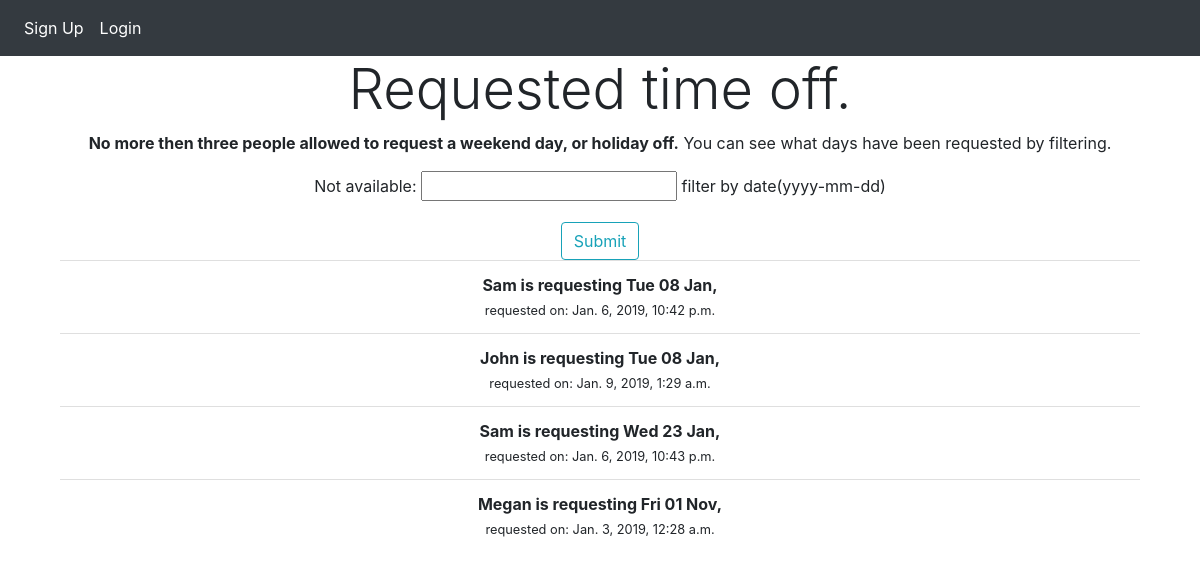
The page /accounts/available_filter/ on the database its author committed.
### accounts/models.py (models this page shows, shortened)
class Avaliablity(models.Model):
    person = models.ForeignKey(User, on_delete=models.CASCADE,default=None, help_text="Make sure you select your name.")
    not_available = models.DateField(help_text="You can only select one date per submit.",default=None) #validators=[validate_even]
    time_stamp = models.DateTimeField(auto_now_add=True,null=False,)

### accounts/views.py (the view)
# urls.py: path('accounts/available_filter/', views.available,name="available_filter"),
def available(request):
    f = AvaliablityFilter(request.GET, queryset=Avaliablity.objects.all().order_by('not_available'))
    return render (request,'accounts/avafilter.html',{'filter':f})

### templates/accounts/avafilter.html (shortened to what this page needs)
{% extends 'items/base.html' %}
{% block content %}
  <div class="container">
    <h1 class="display-4">Requested time off.</h1>
    <p class="text-center"><strong>No more then three people allowed to request a weekend day,
      or holiday off.</strong> You can see what days have been requested by filtering.</p>
    <form action="" method="get">
        {{ filter.form.as_p }}
        <input class='btn btn-outline-info' type="submit" value='Submit' />
    </form>
    <ul class="list-group list-group-flush">
      {% for obj in filter.qs %}
          <li class="list-group-item"><strong>{{ obj.person|capfirst }} is requesting {{obj.not_available|date:"D d M"}},</strong><br><small>requested on: {{obj.time_stamp}}</small></li>
      {% endfor %}
    </ul>
  </div>
{% endblock %}

### rows shown on the page
Avaliablity: person "Sam", not_available "Tue 08 Jan", time_stamp "Jan. 6, 2019, 10:42 p.m."
Avaliablity: person "John", not_available "Tue 08 Jan", time_stamp "Jan. 9, 2019, 1:29 a.m."
Avaliablity: person "Sam", not_available "Wed 23 Jan", time_stamp "Jan. 6, 2019, 10:43 p.m."
Avaliablity: person "Megan", not_available "Fri 01 Nov", time_stamp "Jan. 3, 2019, 12:28 a.m."
